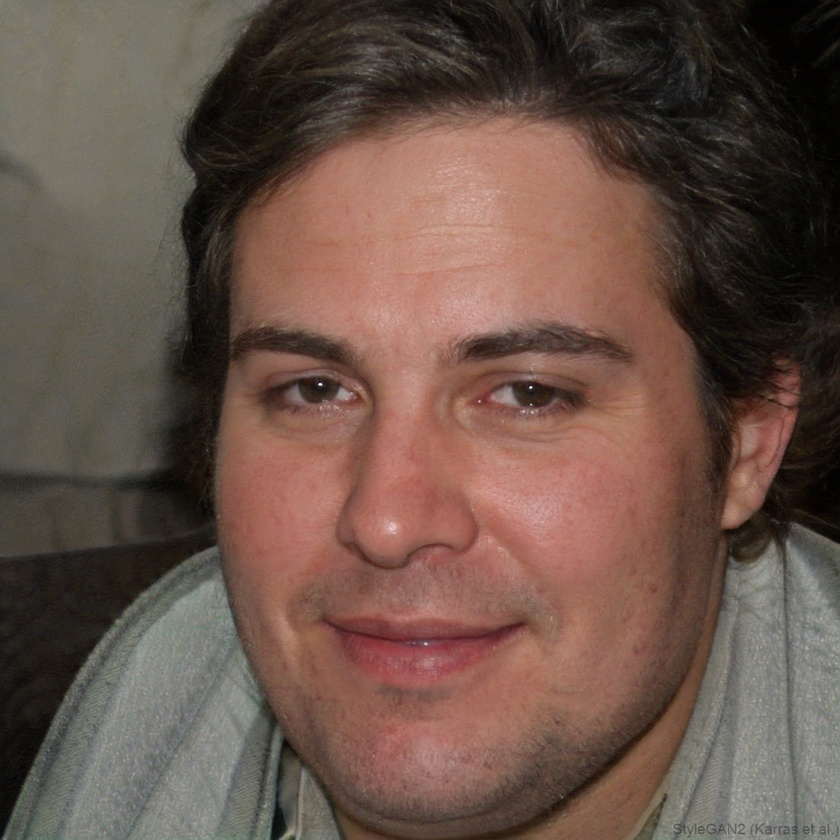
#> input picture foto/ai_generate.jpg, 840 x 840 px, shrunk from 1024 x 1024 before the run; its folder holds only this picture in this run
$ python -i gan_fingerprint.py   (imports and definitions only)
#> lines starting #> are read from the running program, lines starting #| are printed output that depends on the picture
"""
modules/gan_fingerprint.py
--------------------------
Modul analisis sidik jari GAN (Generative Adversarial Network) untuk DEFORAG.
Mendeteksi artefak-artefak khas yang ditinggalkan oleh model GAN pada gambar.

Teknik yang digunakan:
  1. Deteksi artefak checkerboard via FFT
  2. Analisis inkonsistensi warna
  3. Analisis noise fingerprint (high-pass filter)
  4. Deteksi inkonsistensi ketajaman (sharpness) antar region
"""

import logging
import traceback
from pathlib import Path
from typing import Any

import numpy as np
from PIL import Image

# Scipy opsional – digunakan untuk statistik tambahan
try:
    from scipy import ndimage
    SCIPY_AVAILABLE = True
except ImportError:
    SCIPY_AVAILABLE = False

logger = logging.getLogger(__name__)


# ---------------------------------------------------------------------------
# Konstanta global
# ---------------------------------------------------------------------------
# Ukuran grid untuk analisis regional
GRID_SIZE = 8

# Ambang batas frekuensi checkerboard (sebagai fraksi dari dimensi)
CHECKERBOARD_FREQ_THRESHOLD = 0.45

# Klip untuk residual noise
NOISE_CLIP_VALUE = 3.0

# Bobot sub-skor
SUB_WEIGHTS = {
    "checkerboard":            0.40,  # naik — sinyal terkuat GAN/Diffusion
    "noise_fingerprint":       0.35,  # naik — kurtosis & periodic peak kuat
    "sharpness_inconsistency": 0.15,
    "color_inconsistency":     0.10,  # turun — kurang diskriminatif
}


# ---------------------------------------------------------------------------
# Helper functions
# ---------------------------------------------------------------------------

def _load_image_as_array(image_path: str) -> tuple[np.ndarray, np.ndarray]:
    """
    Memuat gambar dari path dan mengembalikan array RGB dan grayscale.

    Returns:
        (rgb_array, gray_array) dalam float32 [0, 255]
    """
    img = Image.open(image_path).convert("RGB")
    rgb = np.array(img, dtype=np.float32)
    gray = np.array(img.convert("L"), dtype=np.float32)
    return rgb, gray


def _normalize_score(value: float, min_val: float = 0.0, max_val: float = 1.0) -> float:
    """Menormalkan nilai ke rentang [0, 1]."""
    if max_val == min_val:
        return 0.0
    return float(np.clip((value - min_val) / (max_val - min_val), 0.0, 1.0))


def _verdict_from_score(score: float) -> str:
    """Mengonversi skor numerik menjadi label verdict."""
    if score >= 0.55:
        return "FAKE"
    elif score >= 0.40:
        return "SUSPICIOUS"
    else:
        return "REAL"


# ---------------------------------------------------------------------------
# Sub-analisis 1: Checkerboard artifact via FFT
# ---------------------------------------------------------------------------

def _analyze_checkerboard(gray: np.ndarray) -> dict[str, Any]:
    """
    Mendeteksi artefak checkerboard yang khas dari operasi transposed convolution GAN.

    GAN menggunakan transposed convolution yang menghasilkan pola periodik pada
    frekuensi N/2 di spektrum Fourier. Fungsi ini:
      1. Menghitung 2D FFT dari gambar grayscale
      2. Menganalisis magnitudo pada frekuensi kritis (mendekati Nyquist)
      3. Membandingkan energi frekuensi tinggi vs keseluruhan spektrum

    Returns:
        dict berisi 'score' [0,1] dan 'details'
    """
    try:
        h, w = gray.shape

        # FFT 2D dengan windowing untuk mengurangi spectral leakage
        window = np.outer(np.hanning(h), np.hanning(w))
        fft2d = np.fft.fft2(gray * window)
        magnitude = np.abs(np.fft.fftshift(fft2d))

        # Log-magnitude untuk visualisasi yang lebih stabil
        log_mag = np.log1p(magnitude)

        # Koordinat pusat spektrum
        cy, cx = h // 2, w // 2

        # --- Deteksi puncak pada frekuensi kritis ---
        # Region frekuensi kritis: sekitar 40-50% dari frekuensi Nyquist
        freq_lo = int(min(h, w) * CHECKERBOARD_FREQ_THRESHOLD * 0.8)
        freq_hi = int(min(h, w) * CHECKERBOARD_FREQ_THRESHOLD * 1.2)

        # Buat mask annular (cincin) untuk frekuensi kritis
        y_idx, x_idx = np.ogrid[:h, :w]
        dist_from_center = np.sqrt((y_idx - cy) ** 2 + (x_idx - cx) ** 2)

        mask_critical = (dist_from_center >= freq_lo) & (dist_from_center <= freq_hi)
        mask_low_freq = dist_from_center < freq_lo * 0.5

        energy_critical = float(np.mean(log_mag[mask_critical]))
        energy_low = float(np.mean(log_mag[mask_low_freq])) if mask_low_freq.any() else 1.0

        # Rasio energi frekuensi kritis vs frekuensi rendah
        ratio = energy_critical / (energy_low + 1e-6)

        # Deteksi puncak simetris (khas GAN checkerboard)
        # Kuadran kanan atas dan kiri bawah harus simetris
        half_h = min(cy, h - cy)
        half_w = min(cx, w - cx)
        quad1 = log_mag[cy - half_h : cy, cx : cx + half_w]  # atas kanan
        quad3 = log_mag[cy : cy + half_h, cx - half_w : cx]  # bawah kiri
        quad3_flipped = quad3[::-1, ::-1]

        if quad1.shape == quad3_flipped.shape:
            symmetry_score = float(np.corrcoef(quad1.flatten(), quad3_flipped.flatten())[0, 1])
            symmetry_score = max(0.0, symmetry_score)
        else:
            symmetry_score = 0.5

        # Skor akhir checkerboard: kombinasi rasio energi dan simetri
        # Rasio log normal: ~0.70 untuk gambar alami. Naikkan min_val agar tidak false positive.
        ratio_score = _normalize_score(ratio, min_val=0.68, max_val=0.85)
        # Gunakan perkalian agar symmetry_score bertindak sebagai gating/validasi pola
        final_score = float(np.clip(ratio_score * symmetry_score, 0.0, 1.0))

        return {
            "score": final_score,
            "details": {
                "energy_ratio_critical_vs_low": round(ratio, 4),
                "spectral_symmetry": round(symmetry_score, 4),
                "energy_critical_band": round(energy_critical, 4),
                "energy_low_band": round(energy_low, 4),
                "interpretation": (
                    "Pola frekuensi kritis tinggi — kemungkinan artefak checkerboard GAN"
                    if final_score > 0.6
                    else "Distribusi spektrum normal"
                ),
            },
        }

    except Exception as exc:
        logger.warning("Gagal analisis checkerboard: %s", exc)
        return {"score": 0.5, "details": {"error": str(exc)}}


# ---------------------------------------------------------------------------
# Sub-analisis 2: Inkonsistensi warna
# ---------------------------------------------------------------------------

def _analyze_color_inconsistency(rgb: np.ndarray) -> dict[str, Any]:
    """
    Menganalisis inkonsistensi distribusi warna antar region gambar.

    GAN sering menghasilkan warna yang tidak konsisten di area boundary karena
    proses blending yang tidak sempurna. Analisis:
      1. Bagi gambar menjadi grid NxN
      2. Hitung statistik warna (mean, std) per region per channel
      3. Ukur variabilitas statistik antar region
      4. Region dengan variabilitas tinggi mengindikasikan manipulasi

    Returns:
        dict berisi 'score' [0,1] dan 'details'
    """
    try:
        h, w, _ = rgb.shape
        cell_h = max(1, h // GRID_SIZE)
        cell_w = max(1, w // GRID_SIZE)

        region_means = []   # [n_cells, 3]
        region_stds = []    # [n_cells, 3]

        for i in range(GRID_SIZE):
            for j in range(GRID_SIZE):
                y0, y1 = i * cell_h, min((i + 1) * cell_h, h)
                x0, x1 = j * cell_w, min((j + 1) * cell_w, w)
                cell = rgb[y0:y1, x0:x1]
                if cell.size == 0:
                    continue
                region_means.append(cell.reshape(-1, 3).mean(axis=0))
                region_stds.append(cell.reshape(-1, 3).std(axis=0))

        if not region_means:
            return {"score": 0.5, "details": {"error": "Tidak ada region yang valid"}}

        means_arr = np.array(region_means)   # [N, 3]
        stds_arr = np.array(region_stds)     # [N, 3]

        # Variabilitas mean antar region (seharusnya moderat pada foto asli)
        inter_region_mean_std = float(np.mean(np.std(means_arr, axis=0)))
        inter_region_std_std = float(np.mean(np.std(stds_arr, axis=0)))

        # Foto asli: variabilitas mean biasanya 20-60, GAN bisa sangat rendah atau sangat tinggi
        # Khususnya std dari std sangat rendah pada GAN (terlalu uniform)
        low_variance_flag = inter_region_mean_std < 15.0
        high_variance_flag = inter_region_mean_std > 65.0

        # Cek inkonsistensi lokal: beberapa region punya std sangat berbeda dari tetangga
        std_outliers = 0
        global_std_mean = float(np.mean(stds_arr))
        global_std_std = float(np.std(stds_arr))
        for s in stds_arr:
            if np.any(np.abs(s - global_std_mean) > 2.5 * global_std_std):
                std_outliers += 1

        outlier_ratio = std_outliers / len(stds_arr)

        # Komposit skor
        score = 0.0
        if low_variance_flag:
            score += 0.4   # terlalu uniform → GAN
        if high_variance_flag:
            score += 0.3   # terlalu beragam → mungkin splicing
        score += 0.5 * outlier_ratio  # outlier regional

        final_score = float(np.clip(score, 0.0, 1.0))

        return {
            "score": final_score,
            "details": {
                "inter_region_mean_variability": round(inter_region_mean_std, 4),
                "inter_region_std_variability": round(inter_region_std_std, 4),
                "outlier_region_ratio": round(outlier_ratio, 4),
                "low_variance_flag": low_variance_flag,
                "high_variance_flag": high_variance_flag,
                "grid_size": GRID_SIZE,
                "num_regions_analyzed": len(region_means),
            },
        }

    except Exception as exc:
        logger.warning("Gagal analisis color inconsistency: %s", exc)
        return {"score": 0.5, "details": {"error": str(exc)}}


# ---------------------------------------------------------------------------
# Sub-analisis 3: Noise fingerprint
# ---------------------------------------------------------------------------

def _analyze_noise_fingerprint(gray: np.ndarray) -> dict[str, Any]:
    """
    Menganalisis pola noise residual menggunakan high-pass filter (Laplacian).

    Kamera asli menghasilkan pola noise sensor yang spesifik (PRNU-like).
    GAN menghasilkan noise yang lebih terstruktur/berulang. Analisis:
      1. Terapkan Laplacian filter untuk mengekstrak residual noise
      2. Analisis distribusi statistik noise
      3. Cek periodisitas dalam residual (GAN sering punya periodisitas)

    Returns:
        dict berisi 'score' [0,1] dan 'details'
    """
    try:
        # Kernel Laplacian untuk high-pass filtering
        laplacian_kernel = np.array(
            [[0, -1, 0],
             [-1, 4, -1],
             [0, -1, 0]],
            dtype=np.float32
        )

        # Konvolusi manual sederhana menggunakan numpy (tanpa scipy)
        if SCIPY_AVAILABLE:
            residual = ndimage.convolve(gray, laplacian_kernel)
        else:
            # Fallback: estimasi Laplacian via finite differences
            residual = (
                -np.roll(gray, -1, axis=0)
                - np.roll(gray, 1, axis=0)
                - np.roll(gray, -1, axis=1)
                - np.roll(gray, 1, axis=1)
                + 4 * gray
            )

        # Clip residual
        residual_clipped = np.clip(residual, -NOISE_CLIP_VALUE * 10, NOISE_CLIP_VALUE * 10)

        # Statistik residual
        noise_mean = float(np.mean(residual_clipped))
        noise_std = float(np.std(residual_clipped))
        noise_abs_mean = float(np.mean(np.abs(residual_clipped)))

        # Kurtosis manual (distribusi normal: kurtosis ≈ 3)
        if noise_std > 1e-6:
            kurtosis = float(np.mean(((residual_clipped - noise_mean) / noise_std) ** 4))
        else:
            kurtosis = 3.0

        # GAN sering punya kurtosis rendah (distribusi lebih merata)
        # Foto asli: kurtosis tinggi (heavy-tailed)
        # Hanya kurtosis rendah (< 6.0) yang dianggap mencurigakan (pola halus/rata/artificial)
        if kurtosis < 6.0:
            kurtosis_deviation = 6.0 - kurtosis
        else:
            kurtosis_deviation = 0.0

        # Analisis periodisitas residual via FFT
        fft_residual = np.abs(np.fft.fft2(residual_clipped))
        fft_residual_shifted = np.fft.fftshift(fft_residual)
        log_fft = np.log1p(fft_residual_shifted)

        # Cari puncak yang tidak biasa (periodic artifact)
        fft_mean = float(np.mean(log_fft))
        fft_std = float(np.std(log_fft))
        peak_mask = log_fft > (fft_mean + 3.5 * fft_std)
        peak_count = int(np.sum(peak_mask))

        # Foto asli: sangat sedikit peak ekstrim; GAN: lebih banyak
        peak_ratio = peak_count / log_fft.size

        # Skor gabungan
        kurtosis_score = _normalize_score(kurtosis_deviation, min_val=0, max_val=4.0)
        peak_score = _normalize_score(peak_ratio * 1000, min_val=0, max_val=2.5)
        final_score = float(np.clip(0.5 * kurtosis_score + 0.5 * peak_score, 0.0, 1.0))

        return {
            "score": final_score,
            "details": {
                "noise_std": round(noise_std, 4),
                "noise_abs_mean": round(noise_abs_mean, 4),
                "kurtosis": round(kurtosis, 4),
                "kurtosis_deviation_from_baseline": round(kurtosis_deviation, 4),
                "periodic_peak_count": peak_count,
                "periodic_peak_ratio": round(peak_ratio, 6),
                "interpretation": (
                    "Noise residual menunjukkan pola GAN"
                    if final_score > 0.6
                    else "Noise residual konsisten dengan foto asli"
                ),
            },
        }

    except Exception as exc:
        logger.warning("Gagal analisis noise fingerprint: %s", exc)
        return {"score": 0.5, "details": {"error": str(exc)}}


# ---------------------------------------------------------------------------
# Sub-analisis 4: Inkonsistensi ketajaman (sharpness)
# ---------------------------------------------------------------------------

def _analyze_sharpness_inconsistency(gray: np.ndarray) -> dict[str, Any]:
    """
    Mendeteksi inkonsistensi ketajaman lokal antar region gambar.

    GAN dan face-swap sering menghasilkan area yang tidak konsisten dalam hal
    ketajaman: area wajah palsu bisa terlalu tajam atau terlalu blur dibanding
    background. Analisis:
      1. Hitung local sharpness via variance of Laplacian di setiap region
      2. Bandingkan sharpness antar region
      3. Region dengan sharpness sangat berbeda mengindikasikan manipulasi

    Returns:
        dict berisi 'score' [0,1] dan 'details'
    """
    try:
        h, w = gray.shape
        cell_h = max(1, h // GRID_SIZE)
        cell_w = max(1, w // GRID_SIZE)

        sharpness_map = []

        for i in range(GRID_SIZE):
            for j in range(GRID_SIZE):
                y0, y1 = i * cell_h, min((i + 1) * cell_h, h)
                x0, x1 = j * cell_w, min((j + 1) * cell_w, w)
                cell = gray[y0:y1, x0:x1]

                if cell.size < 4:
                    continue

                # Variance of Laplacian sebagai ukuran sharpness
                if SCIPY_AVAILABLE:
                    lap = ndimage.laplace(cell)
                else:
                    lap = (
                        -np.roll(cell, -1, axis=0)
                        - np.roll(cell, 1, axis=0)
                        - np.roll(cell, -1, axis=1)
                        - np.roll(cell, 1, axis=1)
                        + 4 * cell
                    )
                sharpness = float(np.var(lap))
                sharpness_map.append(sharpness)

        if len(sharpness_map) < 2:
            return {"score": 0.5, "details": {"error": "Tidak cukup region"}}

        sharpness_arr = np.array(sharpness_map)
        global_mean = float(np.mean(sharpness_arr))
        global_std = float(np.std(sharpness_arr))

        # Koefisien variasi (CV) — lebih tinggi = lebih inconsistent
        cv = global_std / (global_mean + 1e-6)

        # Deteksi outlier region (> 2 sigma dari mean)
        outlier_count = int(np.sum(np.abs(sharpness_arr - global_mean) > 2.0 * global_std))
        outlier_ratio = outlier_count / len(sharpness_arr)

        # Kisaran min-max (GAN sering punya kisaran sangat lebar atau sangat sempit)
        sharpness_range = float(np.max(sharpness_arr) - np.min(sharpness_arr))
        normalized_range = sharpness_range / (global_mean + 1e-6)

        # Foto asli: CV biasanya 0.3–1.5 (variasi wajar karena depth of field)
        # GAN: bisa <0.1 (terlalu uniform) atau >3.0 (terlalu inconsistent)
        cv_score = 0.0
        if cv < 0.15:
            cv_score = 0.7  # terlalu uniform
        elif cv > 2.5:
            cv_score = 0.8  # terlalu inkonsisten
        else:
            cv_score = _normalize_score(cv, min_val=0.15, max_val=2.5) * 0.6

        outlier_score = min(1.0, outlier_ratio * 3)
        final_score = float(np.clip(0.6 * cv_score + 0.4 * outlier_score, 0.0, 1.0))

        return {
            "score": final_score,
            "details": {
                "sharpness_mean": round(global_mean, 4),
                "sharpness_std": round(global_std, 4),
                "coefficient_of_variation": round(cv, 4),
                "outlier_region_ratio": round(outlier_ratio, 4),
                "sharpness_normalized_range": round(normalized_range, 4),
                "interpretation": (
                    "Inkonsistensi ketajaman terdeteksi — kemungkinan manipulasi"
                    if final_score > 0.55
                    else "Ketajaman konsisten di seluruh gambar"
                ),
            },
        }

    except Exception as exc:
        logger.warning("Gagal analisis sharpness inconsistency: %s", exc)
        return {"score": 0.5, "details": {"error": str(exc)}}


# ---------------------------------------------------------------------------
# Kelas utama
# ---------------------------------------------------------------------------

class GANFingerprintAnalyzer:
    """
    Menganalisis gambar untuk mendeteksi artefak khas yang ditinggalkan oleh GAN.

    Mengombinasikan empat teknik analisis:
    1. Deteksi artefak checkerboard via spektrum FFT
    2. Analisis inkonsistensi warna antar region
    3. Analisis noise fingerprint menggunakan high-pass filter
    4. Deteksi inkonsistensi ketajaman lokal

    Setiap sub-analisis menghasilkan skor [0,1] di mana:
      0.0 = sangat meyakinkan ASLI
      1.0 = sangat meyakinkan PALSU

    Sub-skor digabung dengan bobot yang telah ditentukan (SUB_WEIGHTS).
    """

    def __init__(self) -> None:
        self.weights = SUB_WEIGHTS.copy()

    # ------------------------------------------------------------------
    def analyze(self, image_path: str) -> dict[str, Any]:
        """
        Melakukan analisis sidik jari GAN pada gambar.

        Args:
            image_path: Path absolut atau relatif ke file gambar.

        Returns:
            dict dengan kunci:
              - score      : float [0, 1] – skor kecurigaan
              - verdict    : str  – 'REAL' | 'SUSPICIOUS' | 'FAKE'
              - confidence : float [0, 1] – tingkat keyakinan analisis
              - details    : dict – hasil tiap sub-analisis
        """
        result_template = {
            "score": 0.5,
            "verdict": "SUSPICIOUS",
            "confidence": 0.0,
            "details": {},
        }

        try:
            path = Path(image_path)
            if not path.exists():
                raise FileNotFoundError(f"File gambar tidak ditemukan: {image_path}")

            # --- Muat gambar ---
            rgb, gray = _load_image_as_array(str(path))
#> in _load_image_as_array, img is the input picture: PIL image 840x840 RGB; mean R, G, B 104.7, 82.5, 72.5
#> in _load_image_as_array, `gray = np.array(img.convert("L"), dtype=np.float32)`:
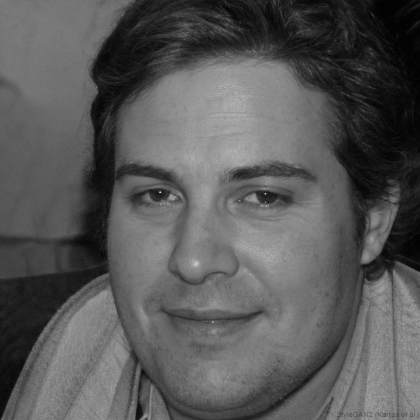
#> gray: shape (840, 840) float32 (shown at 1/2 size); min 0, max 254, mean 88

            # --- Jalankan semua sub-analisis ---
            checkerboard_result = _analyze_checkerboard(gray)
#> in _analyze_checkerboard, `log_mag = np.log1p(magnitude)`:
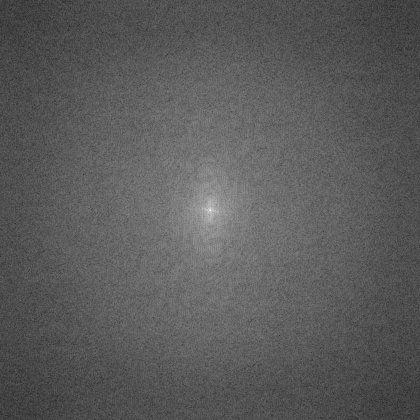
#> log_mag: shape (840, 840) float64 (shown at 1/2 size); min 0.481, max 16.76, mean 6.3; drawn with min black and max white
#> in _analyze_checkerboard, `energy_critical = float(np.mean(log_mag[mask_critical]))`: energy_critical = 5.8
#> in _analyze_checkerboard, `energy_low = float(np.mean(log_mag[mask_low_freq])) if mask_low_freq.a..`: energy_low = 8.23
#> in _analyze_checkerboard, `ratio = energy_critical / (energy_low + 1e-6)`: ratio = 0.705
#> in _analyze_checkerboard, `quad1 = log_mag[cy - half_h : cy, cx : cx + half_w]`:
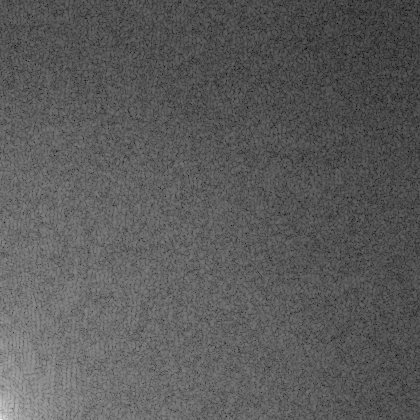
#> quad1: shape (420, 420) float64; min 0.836, max 16.08, mean 6.3; drawn with min black and max white
#> in _analyze_checkerboard, `quad3 = log_mag[cy : cy + half_h, cx - half_w : cx]`:
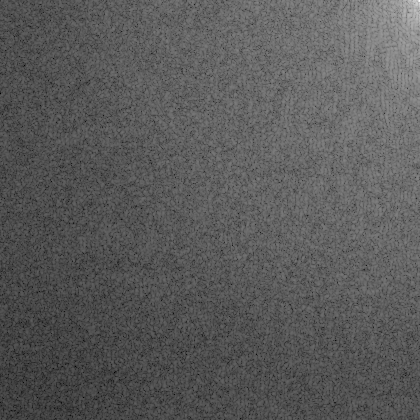
#> quad3: shape (420, 420) float64; min 0.814, max 16.24, mean 6.3; drawn with min black and max white
#> in _analyze_checkerboard, `symmetry_score = float(np.corrcoef(quad1.flatten(), quad3_flipped.flat..`: symmetry_score = 0.76
#> in _analyze_checkerboard, `ratio_score = _normalize_score(ratio, min_val=0.68, max_val=0.85)`: ratio_score = 0.148
#> in _analyze_checkerboard, `final_score = float(np.clip(ratio_score * symmetry_score, 0.0, 1.0))`: final_score = 0.112
#> checkerboard_result = 2 items
            color_result = _analyze_color_inconsistency(rgb)
#> after the loop in _analyze_color_inconsistency, `for i in range(GRID_SIZE):`:
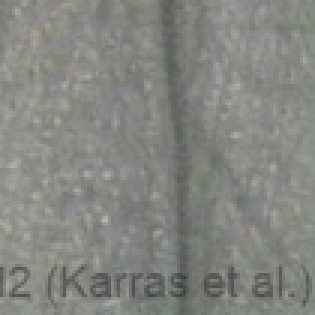
#> cell: shape (105, 105, 3) float32 (shown 3 times larger); mean R, G, B 132.2, 133.6, 128.5
#> after the loop in _analyze_color_inconsistency, `for i in range(GRID_SIZE):`: region_means = 64 items, first 6: [123.2, 118.7, 105.6], [118.2, 114.3, 101.4], [49.59, 44.16, 36.45], [51.32, 43.92, 37.71], [42.49, 35.35, 30.21], [35.97, 31.39, 27.43]; region_stds = 64 items, first 6: [3.01, 2.61, 3.38], [11.38, 11.08, 10.76], [31.78, 32.8, 30.67], [16.03, 15.94, 15.22], [19.7, 17.23, 16.08], [15.63, 14.09, 13.36]
#> in _analyze_color_inconsistency, `means_arr = np.array(region_means)`: means_arr = 64 rows, first 8: [123.2, 118.7, 105.6], [118.2, 114.3, 101.4], [49.59, 44.16, 36.45], [51.32, 43.92, 37.71], [42.49, 35.35, 30.21], [35.97, 31.39, 27.43], [28.17, 25.86, 22.32], [10.06, 8.82, 6.29]
#> (the rest of the program and of its run is left out)
